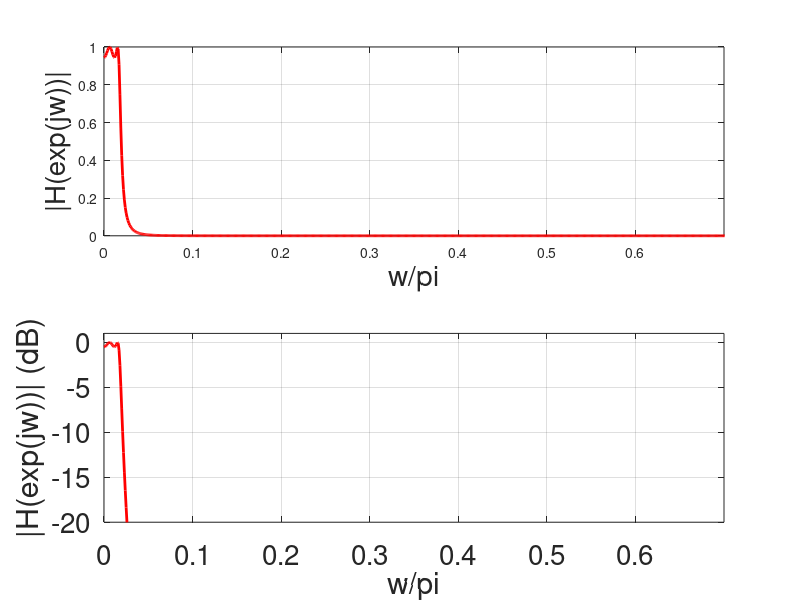

Here is the MATLAB script that generated this plot:
clear all

Fs=48000;
amax=0.5;
amin=15;
wp=2*pi*400/Fs;
ws=2*pi*600/Fs;
[n,wp]=cheb1ord(wp/pi,ws/pi,amax,amin);
[b,a]=cheby1(n,amax,wp);
%max atten passband: 0.5dB
%min atten rejectband: 15dB

disp('Order of H(z):')
disp(n)
disp('Numerator of H(z)')
disp(b);
disp('Denominator of H(z)')
disp(a);

%IMPORTANT: Verify that design satisfy your specifications
[HVec,wVec] = freqz(b,a,1000);  %<= freqz evaluates H(z) at z=exp(jw) at 100 uniformly spaced w's

figure(2);
subplot(2,1,1);plot(wVec/(pi),abs(HVec),'-r','linewidth',2)
xlabel('w/pi','fontsize',20)
ylabel('|H(exp(jw))|','fontsize',20);
axis([0 0.7 0 1])
grid on
subplot(2,1,2);plot(wVec/(pi),20*log10(abs(HVec)),'-r','linewidth',2)
axis([0 0.7 -20 1])
grid on
xlabel('w/pi','fontsize',20)
ylabel('|H(exp(jw))| (dB)','fontsize',20);
set(gca,'fontsize',20)


%IMPORTANT: Verify that design satisfy your specifications at wp and ws
[HVec,wVec] = freqz(b,a,[wp, ws]);  %<= you can specify which frequencies to use in 
disp(sprintf('|H(exp(jwp)|=%f',20*log10(abs(HVec(1)))));
disp(sprintf('|H(exp(jws)|=%f',20*log10(abs(HVec(2)))));

